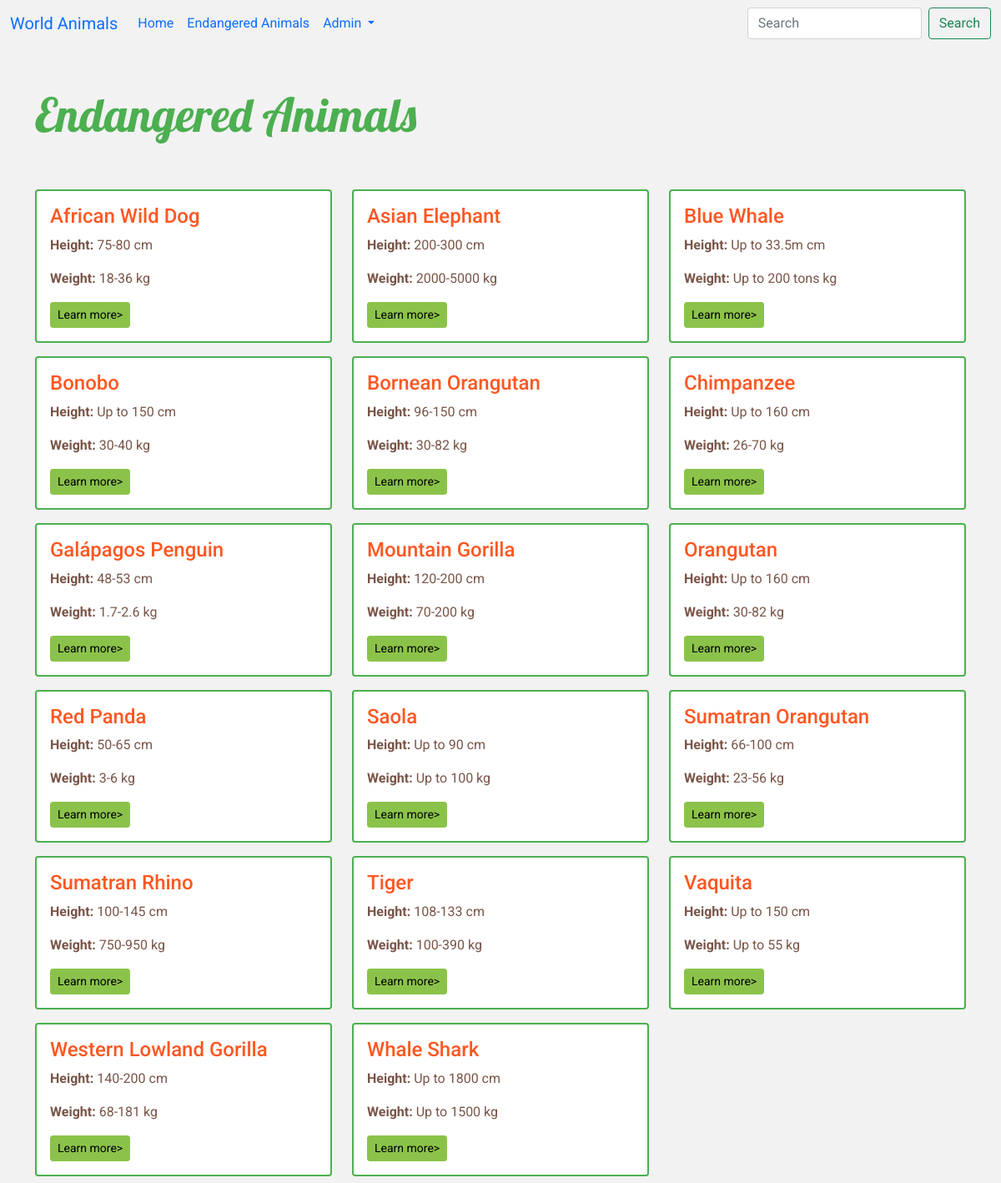
The app's page /endangered.php with its own data.
### tables this page shows
CREATE TABLE `animal_dataset` (
  `id` int(11) NOT NULL,
  `animal_name` varchar(26) DEFAULT NULL,
  `height` varchar(14) DEFAULT NULL,
  `weight` varchar(14) DEFAULT NULL,
  `color` varchar(23) DEFAULT NULL,
  `lifespan` varchar(16) DEFAULT NULL,
  `diet` varchar(22) DEFAULT NULL,
  `habitat` varchar(27) DEFAULT NULL,
  `predators` varchar(28) DEFAULT NULL,
  `avg_speed` varchar(20) DEFAULT NULL,
  `countries` varchar(37) DEFAULT NULL
);

### endangered.php (the view, shortened to what this page needs)
<!DOCTYPE html>
<html lang="en">
<head>
    <link href="https://cdn.jsdelivr.net/npm/bootstrap@5.0.2/dist/css/bootstrap.min.css" rel="stylesheet">
    <link href="css/style.css" rel="stylesheet">
  </head>
<body>
<?php include('reusable/nav.php')?>
  <div class="container-fluid">
    <div class="container">
      <div class="row">
        <div class="col">
          <h1 class="display-4 mt-5 mb-5">Endangered Animals</h1>
        </div>
      </div>
    </div>
  </div>
  <?php
      require('reusable/conn.php');
      $query = "SELECT ad.id, ad.animal_name, ad.height, ad.weight, ad.color, ad.lifespan, ad.diet, ad.habitat, ad.predators, ad.avg_speed, ad.countries, li.scientifc_name, li.conservation_status FROM animal_dataset ad JOIN lifespan_info li ON ad.animal_name = li.common_name
      WHERE li.conservation_status IN ('Endangered', 'Critically Endangered')";
      $animals = mysqli_query($connect, $query);
  ?>
  <div class="container-fluid">
    <div class="container">
        <div class="row">
            <?php
             foreach($animals as $animal){
                echo '<div class="col-md-4 mt-2 mb-2">
                        <div class="card">
                            <div class="card-body">
                                <h4 class="card-title">' . $animal['animal_name'] . '</h4>
                                <p class="card-text"><b>Height: </b>' . $animal['height'] . ' cm </p>
                                <p class="card-text"><b>Weight: </b>' . $animal['weight'] . ' kg</p>
                                  <form action="detail.php" method"GET">
                                        <input type="hidden" name="id" value="'.$animal['id']. '">
                                        <button type="submit" class="btn btn-sm btn-info">Learn more></button>
                                  </form>
                            </div>
                        </div>
                  </div>';
             }
            ?>
        </div>
    </div>
  </div>
</body>
</html>

### reusable/nav.php (shortened to what this page needs)
<nav class="navbar navbar-expand-lg bg-body-tertiary">
  <div class="container-fluid">
    <a class="navbar-brand" href="#">World Animals</a>
    <div class="collapse navbar-collapse" id="navbarSupportedContent">
      <ul class="navbar-nav me-auto mb-2 mb-lg-0">
        <li class="nav-item">
          <a class="nav-link active" aria-current="page" href="index.php">Home</a>
        </li>
        <li class="nav-item">
          <a class="nav-link" href="endangered.php">Endangered Animals</a>
        </li>
        <li class="nav-item dropdown">
          <a class="nav-link dropdown-toggle" href="#" role="button" data-bs-toggle="dropdown" aria-expanded="false">
            Admin
          </a>
        </li>
      </ul>
      <form class="d-flex" role="search">
        <input class="form-control me-2" type="search" placeholder="Search" aria-label="Search">
        <button class="btn btn-outline-success" type="submit">Search</button>
      </form>
    </div>
  </div>
</nav>

### css/style.css (style rules this page uses)
body { background-color: #f2f2f2; font-family: 'Roboto', sans-serif; }
h1.display-4 { font-family: 'Lobster', cursive; color: #4CAF50; }
.card { border: 2px solid #4CAF50; }
.card-title { color: #FF5722; }
.card-text { color: #795548; }
.btn-info { background-color: #8BC34A!important; border-color: #8BC34A!important; }

### records on screen
animal_dataset: animal_name "African Wild Dog", height "75-80", weight "18-36"
animal_dataset: animal_name "Asian Elephant", height "200-300", weight "2000-5000"
animal_dataset: animal_name "Blue Whale", height "Up to 33.5m", weight "Up to 200 tons"
animal_dataset: animal_name "Bonobo", height "Up to 150", weight "30-40"
animal_dataset: animal_name "Bornean Orangutan", height "96-150", weight "30-82"
animal_dataset: animal_name "Chimpanzee", height "Up to 160", weight "26-70"
animal_dataset: animal_name "Galápagos Penguin", height "48-53", weight "1.7-2.6"
animal_dataset: animal_name "Mountain Gorilla", height "120-200", weight "70-200"
animal_dataset: animal_name "Orangutan", height "Up to 160", weight "30-82"
animal_dataset: animal_name "Red Panda", height "50-65", weight "3-6"
animal_dataset: animal_name "Saola", height "Up to 90", weight "Up to 100"
animal_dataset: animal_name "Sumatran Orangutan", height "66-100", weight "23-56"
animal_dataset: animal_name "Sumatran Rhino", height "100-145", weight "750-950"
animal_dataset: animal_name "Tiger", height "108-133", weight "100-390"
animal_dataset: animal_name "Vaquita", height "Up to 150", weight "Up to 55"
animal_dataset: animal_name "Western Lowland Gorilla", height "140-200", weight "68-181"
animal_dataset: animal_name "Whale Shark", height "Up to 1800", weight "Up to 1500"
